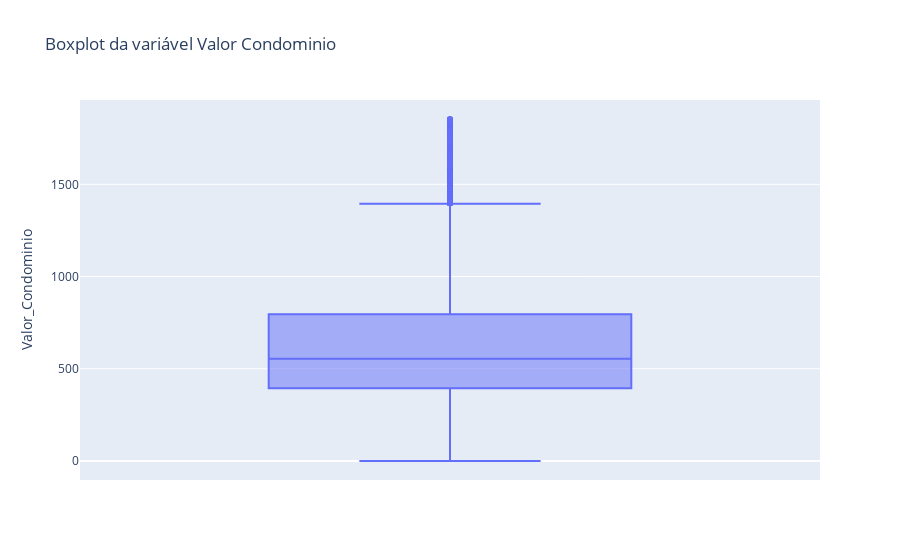

Source (notebook cell):
### Code cell
sns.set_style('darkgrid')

fig = px.box(df, y='Valor_Condominio', title='Boxplot da variável Valor Condominio')
fig.show()

### Figure 1 — Plotly figure (JSON) as saved in the notebook; plotly's stock layout.template omitted (floating-point values rounded to 4 significant figures; data arrays with more than 128 entries replaced by an {"elided": "..."} marker saying what was removed)
{"data": [{"alignmentgroup": "True", "hovertemplate": "Valor_Condominio=%{y}<extra></extra>", "legendgroup": "", "marker": {"color": "#636efa"}, "name": "", "notched": false, "offsetgroup": "", "orientation": "v", "showlegend": false, "type": "box", "x0": " ", "xaxis": "x", "y": {"elided": "7203 int values"}, "y0": " ", "yaxis": "y"}], "layout": {"boxmode": "group", "legend": {"tracegroupgap": 0}, "title": {"text": "Boxplot da variável Valor Condominio"}, "xaxis": {"anchor": "y", "domain": [0, 1]}, "yaxis": {"anchor": "x", "domain": [0, 1], "title": {"text": "Valor_Condominio"}}}}
